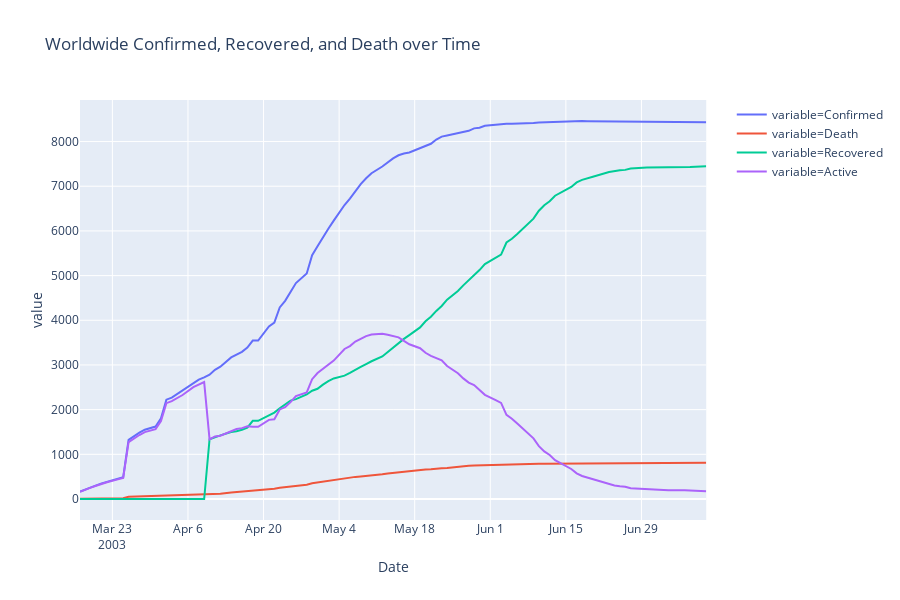

Notebook code for this chart:
### Code cell
fig = px.line(melt_by_date, x = 'Date', y= 'value', color = 'variable', title = 'Worldwide Confirmed, Recovered, and Death over Time')
fig.show()
